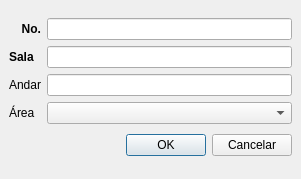
<ui version="4.0" >
 <author></author>
 <comment></comment>
 <exportmacro></exportmacro>
 <class>SalasItem</class>
 <widget class="QDialog" name="SalasItem" >
  <property name="geometry" >
   <rect>
    <x>0</x>
    <y>0</y>
    <width>301</width>
    <height>179</height>
   </rect>
  </property>
  <property name="windowTitle" >
   <string>Sala</string>
  </property>
  <property name="windowIcon" >
   <iconset resource="../res/rs.qrc" >:/png/buttons/16/cell_layout.png</iconset>
  </property>
  <layout class="QGridLayout" >
   <property name="margin" >
    <number>9</number>
   </property>
   <property name="spacing" >
    <number>6</number>
   </property>
   <item row="0" column="0" >
    <layout class="QVBoxLayout" >
     <property name="margin" >
      <number>0</number>
     </property>
     <property name="spacing" >
      <number>6</number>
     </property>
     <item>
      <layout class="QHBoxLayout" >
       <property name="margin" >
        <number>0</number>
       </property>
       <property name="spacing" >
        <number>6</number>
       </property>
       <item>
        <layout class="QVBoxLayout" >
         <property name="margin" >
          <number>0</number>
         </property>
         <property name="spacing" >
          <number>6</number>
         </property>
         <item>
          <widget class="QLabel" name="label" >
           <property name="text" >
            <string>&lt;b>No.&lt;/b></string>
           </property>
           <property name="alignment" >
            <set>Qt::AlignRight|Qt::AlignTrailing|Qt::AlignVCenter</set>
           </property>
           <property name="buddy" >
            <cstring>leSalaID</cstring>
           </property>
          </widget>
         </item>
         <item>
          <widget class="QLabel" name="label_2" >
           <property name="text" >
            <string>&lt;b>Sala&lt;/b></string>
           </property>
           <property name="buddy" >
            <cstring>leNome</cstring>
           </property>
          </widget>
         </item>
         <item>
          <widget class="QLabel" name="label_3" >
           <property name="text" >
            <string>Andar</string>
           </property>
           <property name="buddy" >
            <cstring>leAndar</cstring>
           </property>
          </widget>
         </item>
         <item>
          <widget class="QLabel" name="label_4" >
           <property name="text" >
            <string>Área</string>
           </property>
          </widget>
         </item>
        </layout>
       </item>
       <item>
        <layout class="QVBoxLayout" >
         <property name="margin" >
          <number>0</number>
         </property>
         <property name="spacing" >
          <number>6</number>
         </property>
         <item>
          <widget class="QLineEdit" name="leSalaID" >
           <property name="enabled" >
            <bool>true</bool>
           </property>
          </widget>
         </item>
         <item>
          <widget class="QLineEdit" name="leNome" />
         </item>
         <item>
          <widget class="QLineEdit" name="leAndar" />
         </item>
         <item>
          <widget class="QComboBox" name="cbArea" />
         </item>
        </layout>
       </item>
      </layout>
     </item>
     <item>
      <layout class="QHBoxLayout" >
       <property name="margin" >
        <number>0</number>
       </property>
       <property name="spacing" >
        <number>6</number>
       </property>
       <item>
        <spacer>
         <property name="orientation" >
          <enum>Qt::Horizontal</enum>
         </property>
         <property name="sizeHint" >
          <size>
           <width>131</width>
           <height>31</height>
          </size>
         </property>
        </spacer>
       </item>
       <item>
        <widget class="QPushButton" name="okButton" >
         <property name="text" >
          <string>OK</string>
         </property>
         <property name="icon" >
          <iconset resource="../res/rs.qrc" >:/png/buttons/16/agt_action_success.png</iconset>
         </property>
        </widget>
       </item>
       <item>
        <widget class="QPushButton" name="cancelButton" >
         <property name="text" >
          <string>Cancelar</string>
         </property>
         <property name="icon" >
          <iconset resource="../res/rs.qrc" >:/png/buttons/16/agt_action_fail.png</iconset>
         </property>
        </widget>
       </item>
      </layout>
     </item>
    </layout>
   </item>
  </layout>
 </widget>
 <pixmapfunction></pixmapfunction>
 <resources>
  <include location="../res/rs.qrc" />
 </resources>
 <connections>
  <connection>
   <sender>cancelButton</sender>
   <signal>clicked()</signal>
   <receiver>SalasItem</receiver>
   <slot>reject()</slot>
   <hints>
    <hint type="sourcelabel" >
     <x>369</x>
     <y>253</y>
    </hint>
    <hint type="destinationlabel" >
     <x>179</x>
     <y>282</y>
    </hint>
   </hints>
  </connection>
 </connections>
</ui>
